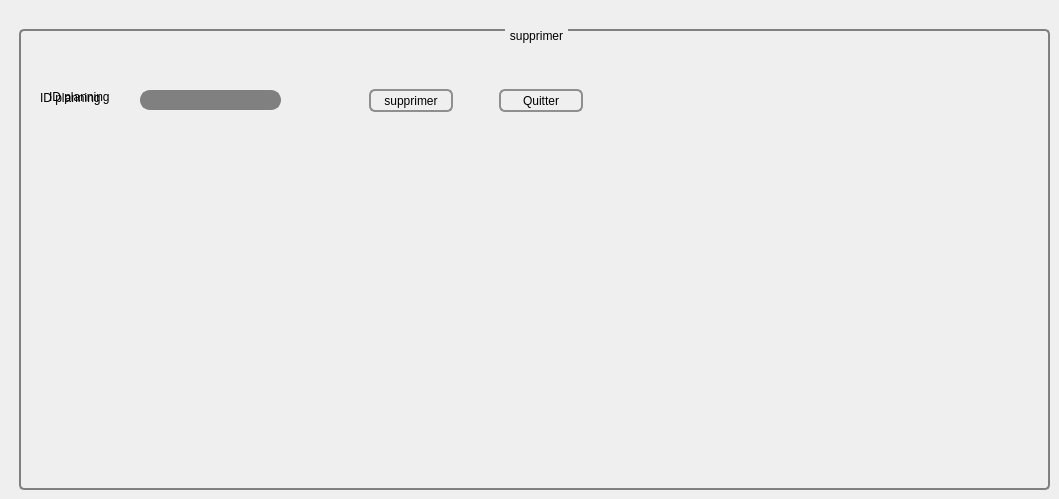
        <widget class="QWidget" name="tab_20">
         <attribute name="title">
          <string>supprimer</string>
         </attribute>
         <widget class="QLabel" name="label_82">
          <property name="geometry">
           <rect>
            <x>40</x>
            <y>90</y>
            <width>71</width>
            <height>16</height>
           </rect>
          </property>
          <property name="styleSheet">
           <string notr="true">font: 25 8pt &quot;Footlight MT Light&quot;;</string>
          </property>
          <property name="text">
           <string>ID planning </string>
          </property>
         </widget>
         <widget class="QLineEdit" name="id_planning_supp">
          <property name="geometry">
           <rect>
            <x>140</x>
            <y>90</y>
            <width>141</width>
            <height>20</height>
           </rect>
          </property>
          <property name="styleSheet">
           <string notr="true">QLineEdit {
    border: 2px solid gray;
    border-radius: 10px;
    padding: 0 8px;
    background: grey;
    selection-background-color: darkgray;
}
</string>
          </property>
         </widget>
         <widget class="QGroupBox" name="groupBox_18">
          <property name="geometry">
           <rect>
            <x>19</x>
            <y>29</y>
            <width>1031</width>
            <height>461</height>
           </rect>
          </property>
          <property name="styleSheet">
           <string notr="true">QGroupBox {
    background-color: qlineargradient(x1: 0, y1: 0, x2: 0, y2: 1,
                                      stop: 0 #E0E0E0, stop: 1 #FFFFFF);
    border: 2px solid gray;
    border-radius: 5px;
    margin-top: 1ex; /* leave space at the top for the title */
}

QGroupBox::title {
    subcontrol-origin: margin;
    subcontrol-position: top center; /* position at the top center */
    padding: 0 3px;
    background-color: qlineargradient(x1: 0, y1: 0, x2: 0, y2: 1,
                                      stop: 0 #FF0ECE, stop: 1 #FFFFFF);
}</string>
          </property>
          <property name="title">
           <string>supprimer</string>
          </property>
          <widget class="QPushButton" name="pushButton_9">
           <property name="geometry">
            <rect>
             <x>480</x>
             <y>60</y>
             <width>84</width>
             <height>23</height>
            </rect>
           </property>
           <property name="styleSheet">
            <string notr="true">QPushButton {
    border: 2px solid #8f8f91;
    border-radius: 6px;
    background-color: qlineargradient(x1: 0, y1: 0, x2: 0, y2: 1,
                                      stop: 0 #f6f7fa, stop: 1 #dadbde);
    min-width: 80px;
}

QPushButton:pressed {
    background-color: qlineargradient(x1: 0, y1: 0, x2: 0, y2: 1,
                                      stop: 0 #dadbde, stop: 1 #f6f7fa);
}

QPushButton:flat {
    border: none; /* no border for a flat push button */
}

QPushButton:default {
    border-color: navy; /* make the default button prominent */
}</string>
           </property>
           <property name="text">
            <string>Quitter</string>
           </property>
           <property name="icon">
            <iconset>
             <normaloff>:/Downloads/quitter.png</normaloff>:/Downloads/quitter.png</iconset>
           </property>
          </widget>
          <widget class="QPushButton" name="supprimer_planning_cavalier">
           <property name="geometry">
            <rect>
             <x>350</x>
             <y>60</y>
             <width>84</width>
             <height>23</height>
            </rect>
           </property>
           <property name="styleSheet">
            <string notr="true">QPushButton {
    border: 2px solid #8f8f91;
    border-radius: 6px;
    background-color: qlineargradient(x1: 0, y1: 0, x2: 0, y2: 1,
                                      stop: 0 #f6f7fa, stop: 1 #dadbde);
    min-width: 80px;
}

QPushButton:pressed {
    background-color: qlineargradient(x1: 0, y1: 0, x2: 0, y2: 1,
                                      stop: 0 #dadbde, stop: 1 #f6f7fa);
}

QPushButton:flat {
    border: none; /* no border for a flat push button */
}

QPushButton:default {
    border-color: navy; /* make the default button prominent */
}</string>
           </property>
           <property name="text">
            <string>supprimer</string>
           </property>
           <property name="icon">
            <iconset>
             <normaloff>:/Downloads/delete.png</normaloff>:/Downloads/delete.png</iconset>
           </property>
          </widget>
          <widget class="QLabel" name="label_100">
           <property name="geometry">
            <rect>
             <x>30</x>
             <y>60</y>
             <width>71</width>
             <height>16</height>
            </rect>
           </property>
           <property name="styleSheet">
            <string notr="true">font: 25 8pt &quot;Footlight MT Light&quot;;</string>
           </property>
           <property name="text">
            <string>ID planning </string>
           </property>
          </widget>
         </widget>
         <zorder>label_82</zorder>
         <zorder>groupBox_18</zorder>
         <zorder>id_planning_supp</zorder>
        </widget>
